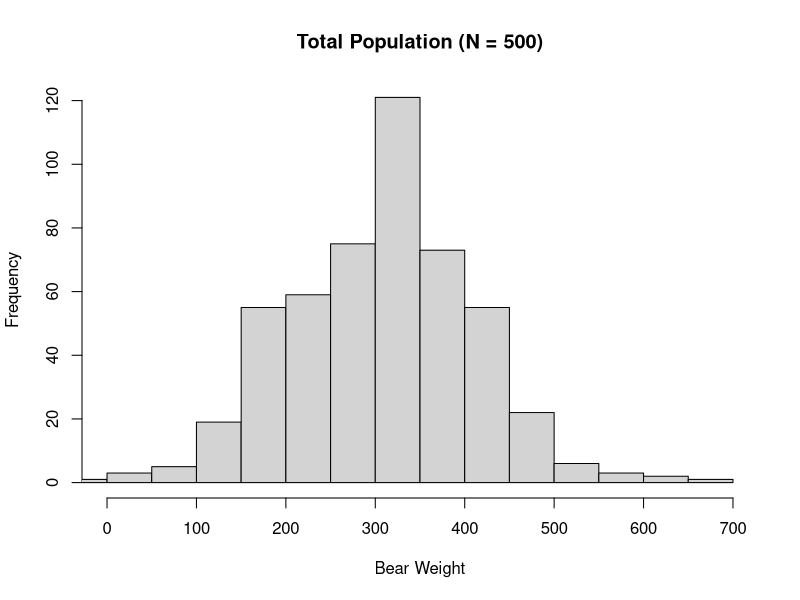
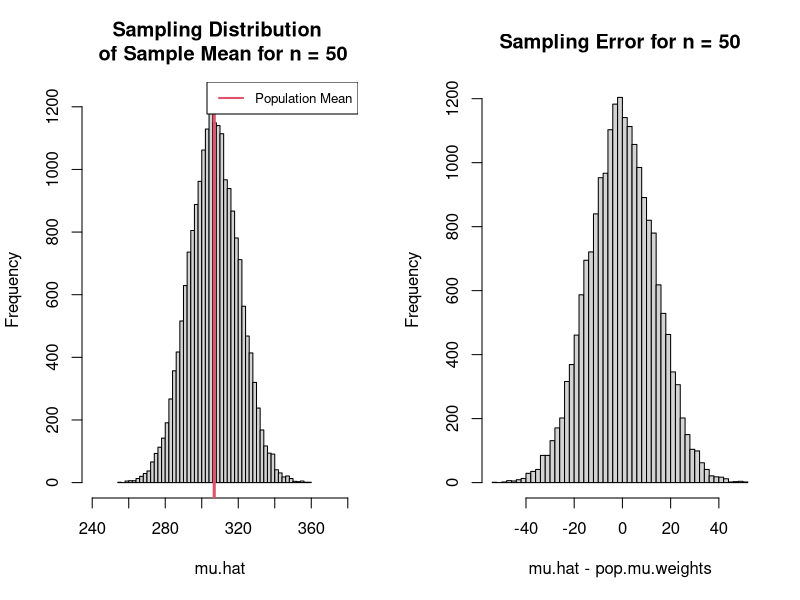
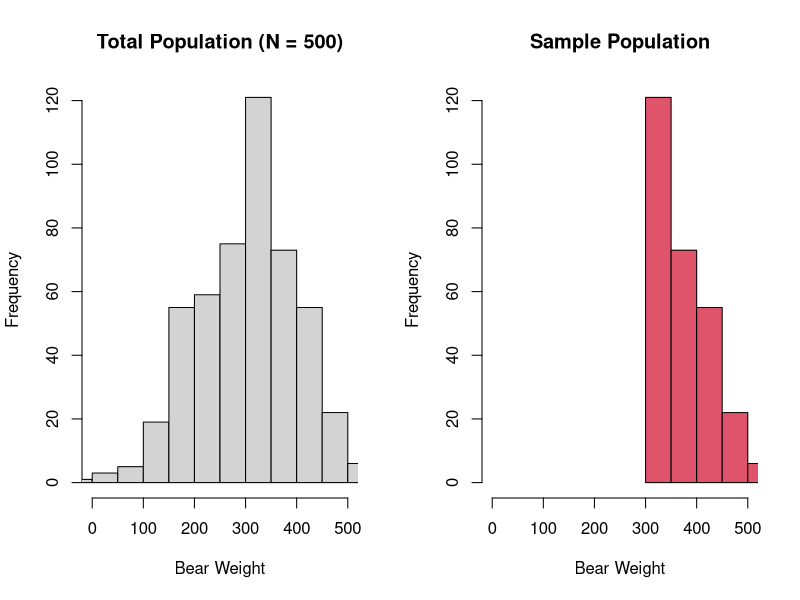
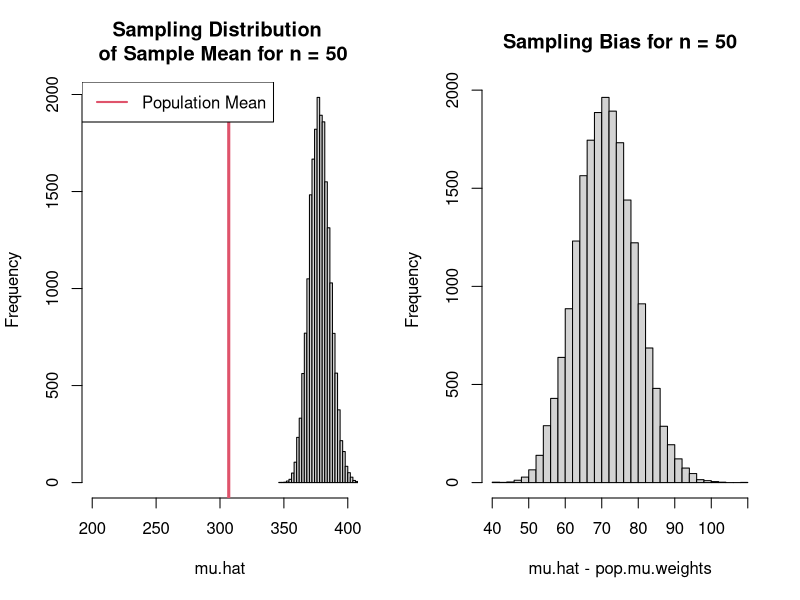
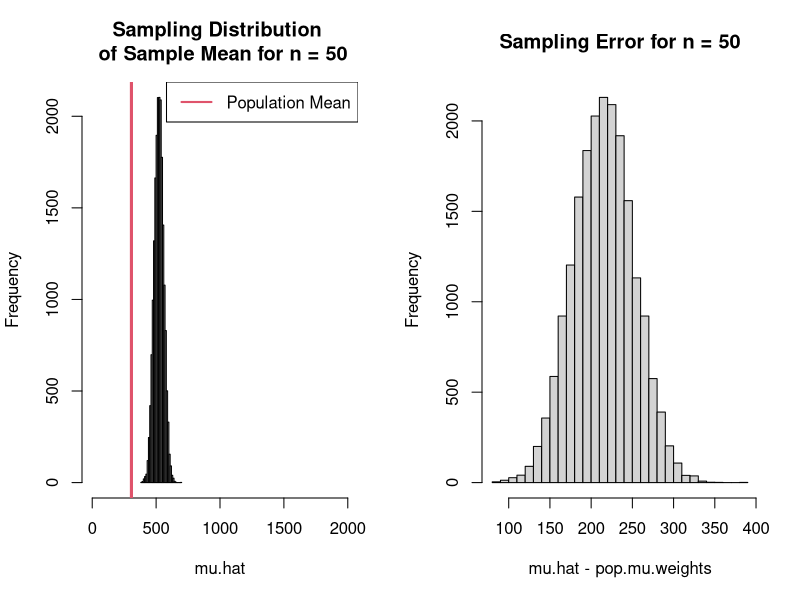

The R script that drew these images, in order: (Note: this script raises an error after producing the figures.)
## ----echo=FALSE---------------------------------------------------------------

# Create 'truth'
  set.seed(3433)
  pop.weights = rnorm(n = 500, mean = 300, sd = 100)

#Population mean
  pop.mu.weights = mean(pop.weights)

#Population standard deviation
  pop.sd.weights = sd(pop.weights)
  
# Sample Size  
  N = length(pop.weights)

# histogram    
  hist(pop.weights, main = "Total Population (N = 500)",freq=TRUE,xlim=c(0,700),xlab="Bear Weight")  


## ----echo=TRUE----------------------------------------------------------------
  pop.weights[1:5]


## ----echo=TRUE----------------------------------------------------------------
# Sample Size
  n = 50

# Sample and estimate mean one time
  sample.1 = mean(
                  sample(pop.weights,
                         n,
                         replace = FALSE
                         )
                  )

# Calculate Sampling Error
  sample.1 - pop.mu.weights


## ----echo=TRUE----------------------------------------------------------------
# Create function to sample 50 units and take the mean
sample.mean.fn = function(target,n){
                                    mean(
                                         sample(target,n)
                                         )
                                   }
#Repeat the above function 20000 times
  set.seed(54343)
  mu.hat=replicate(20000,
                   sample.mean.fn(pop.weights,n)
                   )



## ----echo=FALSE---------------------------------------------------------------
par(mfrow=c(1,2))
hist(mu.hat,breaks=40,main = "Sampling Distribution \n of Sample Mean for n = 50",xlim=c(240,380))
abline(v=pop.mu.weights,lwd=3,col=2)
legend("topright",legend=c("Population Mean"),lwd=2,col=2,cex=0.8)
hist(mu.hat-pop.mu.weights,breaks=40,main = "Sampling Error for n = 50")


## ----echo=TRUE----------------------------------------------------------------
lower=pop.mu.weights - pop.mu.weights*0.10
upper=pop.mu.weights + pop.mu.weights*0.10

length(which(mu.hat>lower & mu.hat<upper)) / length(mu.hat)



## ----echo=FALSE---------------------------------------------------------------
  sample.pop.weights = pop.weights[which(pop.weights>300)]

par(mfrow=c(1,2))
  hist(pop.weights, main = "Total Population (N = 500)",freq=TRUE,xlim=c(0,500),xlab="Bear Weight")
  hist(sample.pop.weights, main = "Sample Population",col=2,freq=TRUE,xlim=c(0,500),xlab="Bear Weight")


## ----echo=FALSE---------------------------------------------------------------
#Repeat the above function 20000 times
set.seed(54343)
mu.hat=replicate(20000,sample.mean.fn(sample.pop.weights,n))
par(mfrow=c(1,2))
hist(mu.hat,breaks=40,main = "Sampling Distribution \n of Sample Mean for n = 50",
     xlim=c(200,400))
abline(v=pop.mu.weights,lwd=3,col=2)
legend("topleft",legend=c("Population Mean"),lwd=2,col=2)
hist(mu.hat-pop.mu.weights,breaks=40,main = "Sampling Bias for n = 50")


## ----echo=FALSE---------------------------------------------------------------
#Repeat the above function 20000 times
biased.sample.mean.fn = function(x,n){
                                  temp=sample(x,n)
                                  sum(temp^0.91/1.3)/length(temp)^(1/2)
}
set.seed(54343)
mu.hat=replicate(20000,biased.sample.mean.fn(pop.mu.weights,n))
par(mfrow=c(1,2))
hist(mu.hat,breaks=40,main = "Sampling Distribution \n of Sample Mean for n = 50",
     xlim=c(0,2000))
abline(v=pop.mu.weights,lwd=3,col=2)
legend("topright",legend=c("Population Mean"),lwd=2,col=2)
hist(mu.hat-pop.mu.weights,breaks=40,main = "Sampling Error for n = 50")


## ----echo=FALSE---------------------------------------------------------------
  N = 200 # number of streams
  prob.occ=0.5  #true prob. of fish occupancy for each stream
  n.occu=prob.occ*N
  sites=1:N

# Decide on a fixed number of sites that are occupied wiht
# expect probability prob.occ
  set.seed(5454)
  occ.sites = sample(sites,n.occu,replace=FALSE)
  
  
# Crate dataframe of samples sites
  truth = data.frame(sites=sites,
                    occu = 0)
  truth$occu[occ.sites]=1


## -----------------------------------------------------------------------------
p.sample.occ=1.1/N

  p.sampling.unocc = (1-(p.sample.occ*n.occu))/(N-n.occu)

#overall probability of selecting an occupied site
  p.sample.occ*n.occu

#overall probability of selecting an occupied site
  p.sampling.unocc*(N-n.occu)

#Proportional difference of sample site being selected based on it being occupied or not
#22% higher for occupied site
    p.sample.occ/p.sampling.unocc

    truth$prob.sample=truth$occu
    truth$prob.sample[which(truth$occu==1)]=p.sample.occ
    truth$prob.sample[which(truth$occu==0)]=p.sampling.unocc


#Now simulate many samples and get proportion of occupied sites
# How many sites will we sample  
  n=60


## ----echo=FALSE---------------------------------------------------------------
#Output code into R file
knitr::purl(input="../FW552/Sampling1.qmd",output="../FW552/Sampling1.r")

